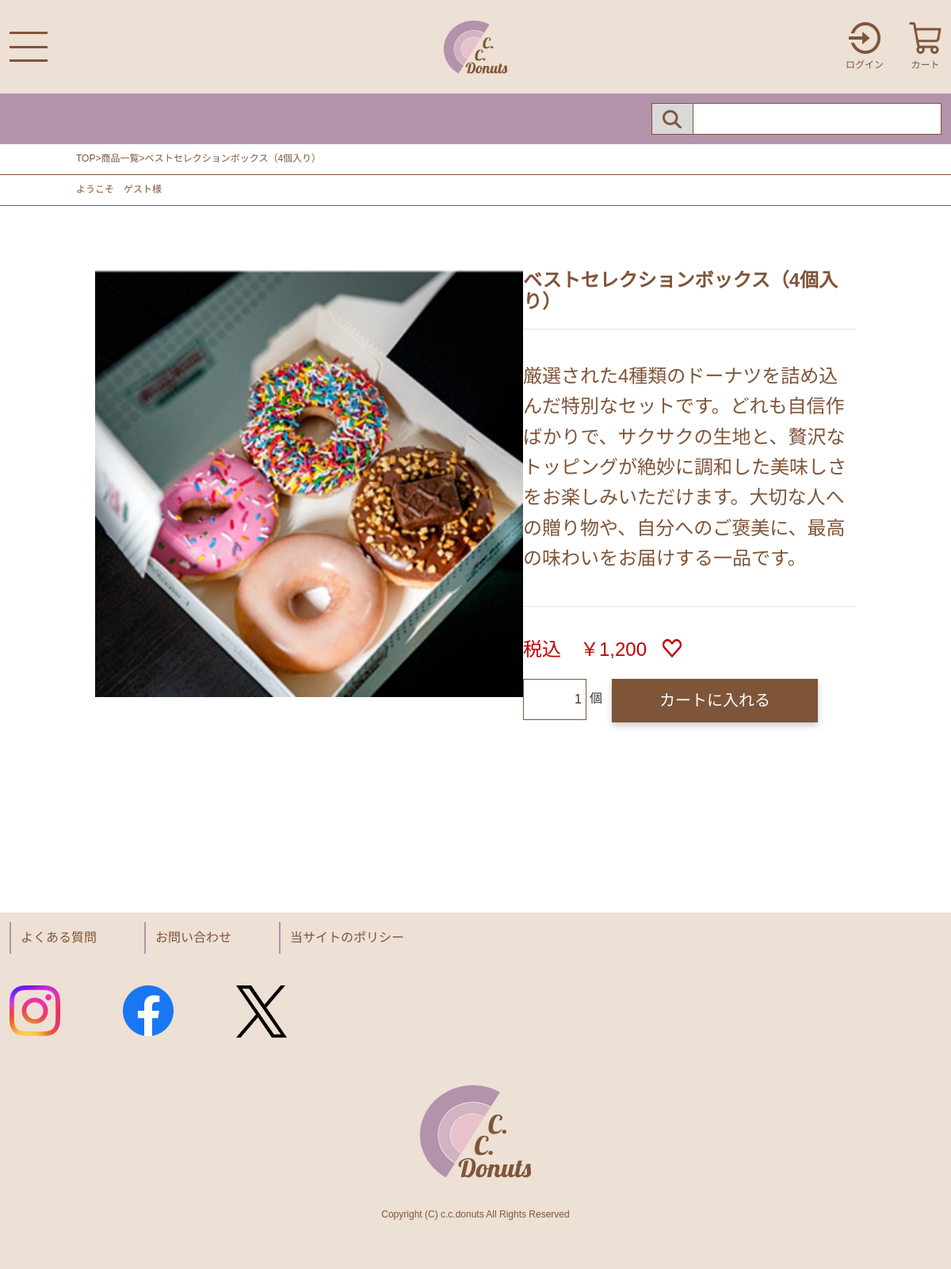
The app's page /detail.php?id=9 with its own data.
### tables this page shows
CREATE TABLE product(
   
   
   
   
  id int AUTO_INCREMENT PRIMARY KEY,
  name varchar(200) NOT null,
  price int NOT null,
  description varchar(1000) NOT null
);

### detail.php (the view, shortened to what this page needs)
<?php require 'includes/header.php' ?>
<?php require 'includes/database.php'; ?>
<?php
$sql=$pdo->prepare('select*from product where id=?');
$sql->execute([$_REQUEST['id']]);
$product = $sql->fetch();
echo '<div class=bnav>';
echo '<p><a href="index.php">TOP</a>&gt;<a href="product.php">商品一覧</a>&gt;',$product['name'],'</p></div>';
?>
<?php if(isset($_SESSION['customer'])): ?>
  <p class="guest_name_area">ようこそ&#12288; <?= htmlspecialchars($_SESSION['customer']['name']) ?> 様</p>
<?php else: ?>
  <p class="guest_name_area">ようこそ&#12288;ゲスト様</p>
<?php endif; ?>
<?php
echo '<main>';
echo '<form action="cart-input.php" method="post" class="detail">';
echo '<div class=product_box><p class=product_img><img alt="image" src="common/images/donuts',$product['id'],'.jpg"></p>';
echo '<div class=right_box><p class=product_name>',$product['name'],'</p>';
echo '<p class=product_descriotion>',$product['description'],'</p>';
echo '<div class=price_box><p class=product_price>税込　￥',number_format($product['price']),'</p>';
echo '<p class=favorite><img alt="お気に入り" src="common/images/favorite.png"></p></div>';
echo '<div class=cart_box><p class=number><input type="text" name="count" value="1"><span class=count>個</span></p>';
echo '<input type="submit" class="in_cart" value="カートに入れる">';
echo '</div></form></main>';
?>
<?php require 'includes/footer.php' ?>

### common/css/common.css (style rules this page uses)
* { margin: 0; padding: 0; font-family: "Noto Sans JP", sans-serif; color: #7f5539; }
.in_cart { border: none; cursor: pointer; box-shadow: 0 4px 8px rgba(0, 0, 0, 0.2); transition: all 0.3s ease; text-align: center; }

### common/css/detail.css (style rules this page uses)
main { max-width: 90vw; margin-left: auto; margin-right: auto; }
.bnav, .guest_name_area { font-size: 12px; border-bottom: 1px #7F5539 solid; padding-left: 20px; padding-top: 12px; padding-bottom: 12px; }
.guest_name_area { margin-bottom: 20px; }
.product_img img { width: 335px; height: 335px; margin-bottom: 20px; }
.product_name { font-size: 16px; font-weight: 800; margin-bottom: 20px; }
.product_descriotion { font-size: 16px; font-weight: 500; line-height: 1.6; border-top: #EDE0D4 solid 1px; border-bottom: #EDE0D4 solid 1px; padding-top: 20px; padding-bottom: 20px; margin-bottom: 20px; }
.price_box { display: flex; margin-bottom: 24px; }
.product_price { color: #BF0000; font-size: 16px; margin-right: 20px; }
.favorite img { width: 20px; }
.cart_box { display: flex; margin-bottom: 80px; }
.number input[type=text] { border: 1px #7F5539 solid; height: 36px; width: 56px; margin-right: 4px; text-align: right; padding: 5px; color: #333; }
.count { color: #333; font-size: 16px; margin-right: 12px; }
.in_cart { font-size: 12px; color: #fff; background-color: #7F5539; padding: 12px 38px; }
@media screen and (min-width:768px) { main { max-width: 80vw; } }
@media screen and (min-width:768px) { .bnav, .guest_name_area { padding-left: 8%; } }
@media screen and (min-width:768px) { .guest_name_area { margin-bottom: 80px; } }
@media screen and (min-width:768px) { .product_box { display: flex; justify-content: space-evenly; margin-bottom: 20vh; } }
@media screen and (min-width:768px) { .right_box { width: 435px; } }
@media screen and (min-width:768px) { .product_img img { width: 540px; height: 540px; } }
@media screen and (min-width:768px) { .product_name { font-size: 24px; margin-bottom: 20px; } }
@media screen and (min-width:768px) { .product_descriotion { font-size: 24px; padding-top: 40px; padding-bottom: 40px; margin-bottom: 40px; } }
@media screen and (min-width:768px) { .product_price { font-size: 24px; } }
@media screen and (min-width:768px) { .favorite img { width: 24px; height: 24px; } }
@media screen and (min-width:768px) { .cart_box input[type=text] { width: 80px; height: 52px; } }
@media screen and (min-width:768px) { .count { font-style: 24px; } }
@media screen and (min-width:768px) { .in_cart { font-size: 20px; padding: 16px 60px; } }

### records on screen
product: name "ベストセレクションボックス（4個入り）", description "厳選された4種類のドーナツを詰め込んだ特別なセットです。どれも自信作ばかりで、サクサクの生地と、贅沢なトッピングが絶妙に調和した美味しさをお楽しみいただけます。大切な人への贈り物や、自分へのご褒美に、最高の味わいをお届けする一品です。", price "1,200"
